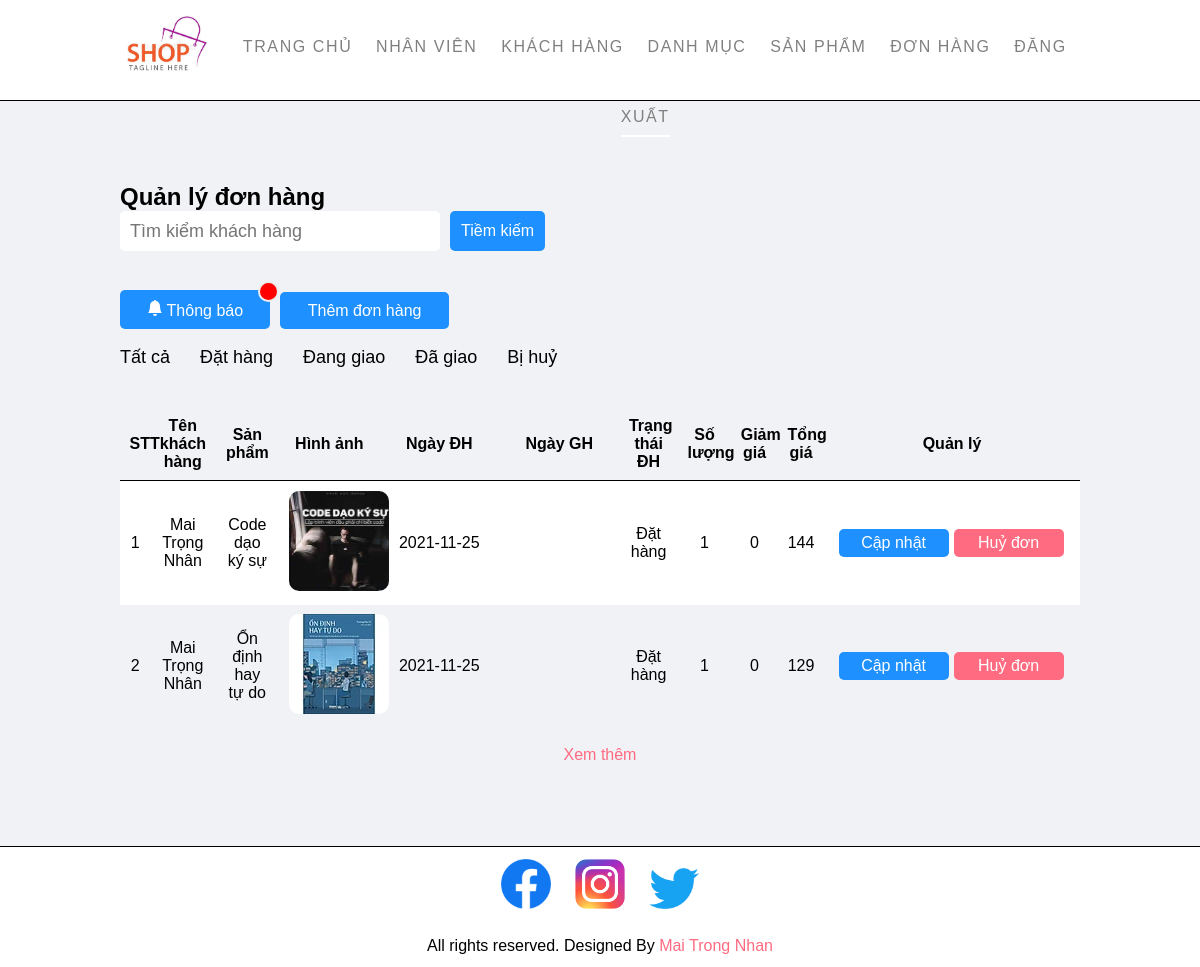
/admin/manager-order.php?filter=1 (signed in), run on the app's committed database.
### tables this page shows
CREATE TABLE `DatHang` (
  `SoDonDH` int(5) NOT NULL,
  `MSKH` int(5) DEFAULT NULL,
  `MSNV` int(5) DEFAULT NULL,
  `MaDC` int(5) DEFAULT NULL,
  `NgayDH` date DEFAULT NULL,
  `NgayGH` date DEFAULT NULL,
  `TrangThaiDH` varchar(50) DEFAULT NULL
);

CREATE TABLE `KhachHang` (
  `MSKH` int(5) NOT NULL,
  `HoTenKH` varchar(50) DEFAULT NULL,
  `UserName` varchar(50) NOT NULL,
  `Password` varchar(50) NOT NULL,
  `TenCongTy` varchar(50) DEFAULT NULL,
  `SoDienThoai` varchar(10) DEFAULT NULL CHECK (1 = `SoDienThoai` regexp '^[0-9]{10}$'),
  `SoFax` varchar(20) DEFAULT NULL
);

CREATE TABLE `HangHoa` (
  `MSHH` int(5) NOT NULL,
  `TenHH` varchar(100) DEFAULT NULL,
  `QuyCach` varchar(2000) DEFAULT NULL,
  `Gia` int(20) DEFAULT NULL,
  `SoLuongHang` int(10) DEFAULT NULL,
  `MaLoaiHang` int(5) DEFAULT NULL
);

CREATE TABLE `HinhHangHoa` (
  `MaHinh` int(5) NOT NULL,
  `TenHinh` varchar(200) DEFAULT NULL,
  `MSHH` int(5) DEFAULT NULL
);

CREATE TABLE `ChiTietDatHang` (
  `SoDonDH` int(5) NOT NULL,
  `MSHH` int(5) NOT NULL,
  `SoLuong` int(5) DEFAULT NULL,
  `GiaDatHang` int(10) DEFAULT NULL,
  `GiamGia` int(10) DEFAULT NULL
);

### Config/connect.php (called while the page is built, shortened)
<?php
function executeSQLResult ($conn, $sql) {
    $result = mysqli_query($conn, $sql);
    $data = array();
    while ($row = mysqli_fetch_array($result)) {
        $data[] = $row;
    }
    return $data;
}
?>

### Admin/manager-order.php (the view, shortened to what this page needs)
<?php
include('./layouts/header.php');
?>
            <?php
            $conn = connectToDatabase();
            $status_order = 'Đặt hàng';
            $sql = "SELECT COUNT(SoDonDH) AS SoLuong FROM DatHang WHERE TrangThaiDH='$status_order'";
            $result = executeSQLResult($conn, $sql);
            $amount_new_order = $result[0]['SoLuong'];
            ?>
            <?php
            $status_order = 'Bị huỷ';
            $sql = "SELECT COUNT(SoDonDH) AS SoLuong FROM DatHang WHERE TrangThaiDH='$status_order'";
            ?>
<section class="main text-content">
    <div class="container">
        <h1>Quản lý đơn hàng</h1>
        <div class="search">
            <input type="text" name='search' class="search-input" placeholder="Tìm kiểm khách hàng">
            <button class="search-btn btn-primary" id="load-search-order"> Tiềm kiếm </button>
        </div>
        <br>
        <div class="group-btn-notification">
            <?php
            if ($amount_new_order > 0) {
            ?>
                <div class="on-notification"></div>
            <?php
            }
            ?>
            <button id="btn-notification" class="btn-200 btn-primary btn-add-order">
                <svg xmlns="http://www.w3.org/2000/svg" width="16" height="16" fill="currentColor" class="bi bi-bell-fill" viewBox="0 0 16 16">
                    <path d="M8 16a2 2 0 0 0 2-2H6a2 2 0 0 0 2 2zm.995-14.901a1 1 0 1 0-1.99 0A5.002 5.002 0 0 0 3 6c0 1.098-.5 6-2 7h14c-1.5-1-2-5.902-2-7 0-2.42-1.72-4.44-4.005-4.901z" />
                </svg>
                <span>Thông báo</span>
            </button>
            <a href="add-order.php" class="btn-200 btn-primary btn-add-order">Thêm đơn hàng</a>
        </div>
        <br>
        <div class="menu-filter">
            <ul>
                <a href=<?php echo URL . 'admin/manager-order.php?filter=1'; ?>>
                    <li>Tất cả</li>
                </a>
                <a href=<?php echo URL . 'admin/manager-order.php?filter=2'; ?>>
                    <li>Đặt hàng</li>
                </a>
                <a href=<?php echo URL . 'admin/manager-order.php?filter=3'; ?>>
                    <li>Đang giao</li>
                </a>
                <a href=<?php echo URL . 'admin/manager-order.php?filter=4'; ?>>
                    <li>Đã giao</li>
                </a>
                <a href=<?php echo URL . 'admin/manager-order.php?filter=5'; ?>>
                    <li>Bị huỷ</li>
                </a>
            </ul>
        </div>
        <br><br>
        <table class="tbl-manager">
            <tr>
                <th>STT</th>
                <th>Tên khách hàng</th>
                <th>Sản phẩm</th>
                <th>Hình ảnh</th>
                <th>Ngày ĐH</th>
                <th>Ngày GH</th>
                <th>Trạng thái ĐH</th>
                <th>Số lượng</th>
                <th>Giảm giá</th>
                <th>Tổng giá</th>
                <th>Quản lý</th>
            </tr>
            <?php
            if (isset($_GET['filter'])) {
                $filter = $_GET['filter'];
            } else {
                $filter = 1;
            }
            switch ($filter) {
                case 1:
                    $sql = "SELECT A.SoDonDH, B.HoTenKH, A.NgayDH, A.NgayGH, A.TrangThaiDH, E.GiamGia, E.SoLuong, E.GiaDatHang, F.TenHH, F.MSHH
                    FROM ( DatHang AS A LEFT JOIN KhachHang AS B ON A.MSKH = B.MSKH ), ChiTietDatHang AS E, HangHoa AS F
                    WHERE A.SoDonDH = E.SoDonDH
                        AND E.MSHH = F.MSHH
                        ORDER BY A.SoDonDH DESC LIMIT 10";
                    break;
            }
            $listOrder = executeSQLResult($conn, $sql);
            for ($i = 1; $i <= count($listOrder); $i++) {
                $codeProduct = $listOrder[$i - 1]['MSHH'];
                $noOrder = $listOrder[$i - 1]['SoDonDH'];
                $nameCustomer = $listOrder[$i - 1]['HoTenKH'];
                $product = $listOrder[$i - 1]['TenHH'];
                $dayOrder = $listOrder[$i - 1]['NgayDH'];
                $dayShip = $listOrder[$i - 1]['NgayGH'];
                $statusOrder = $listOrder[$i - 1]['TrangThaiDH'];
                $quality = $listOrder[$i - 1]['SoLuong'];
                $discount = $listOrder[$i - 1]['GiamGia'];
                $total = $listOrder[$i - 1]['GiaDatHang'];
                $total = strval($total);
                $sql = "SELECT * FROM HinhHangHoa WHERE MSHH = $codeProduct LIMIT 1";
                $result_image = executeSQLResult($conn, $sql);
                $image_name = $result_image[0]['TenHinh'];
                $pathImage = URL . 'images/products/' . $image_name;
                if ($i % 2 == 0) {
            ?>
                    <tr class="text-center">
                        <td><?php echo $i; ?></td>
                        <td><?php echo $nameCustomer; ?></td>
                        <td><?php echo $product; ?></td>
                        <td><a href=<?php echo $pathImage; ?>><img src=<?php echo $pathImage; ?> width="100px" height="100px" alt="No image" class="img-category"></a></td>
                        <td class="day-order"><?php echo $dayOrder; ?></td>
                        <td class="day-order"><?php echo $dayShip; ?></td>
                        <td><?php echo $statusOrder; ?></td>
                        <td><?php echo $quality; ?></td>
                        <td><?php echo $discount; ?></td>
                        <td><?php echo $total; ?></td>
                        <td>
                            <a href=<?php echo URL . "admin/update-order.php?noOrder=" . $noOrder . "&filter=" . $filter; ?> class="btn-primary">Cập nhật</a>
                            <a href=<?php echo URL . "admin/cancel-order.php?noOrder=" . $noOrder . "&filter=" . $filter; ?> class="btn-danger">Huỷ đơn</a>
                        </td>
                    </tr>
                <?php
                } else {
                ?>
                    <tr class="white text-center">
                        <td><?php echo $i; ?></td>
                        <td><?php echo $nameCustomer; ?></td>
                        <td><?php echo $product; ?></td>
                        <td><a href=<?php echo $pathImage; ?>><img src=<?php echo $pathImage; ?> width="100px" height="100px" alt="No image" class="img-category"></a></td>
                        <td class="day-order"><?php echo $dayOrder; ?></td>
                        <td class="day-order"><?php echo $dayShip; ?></td>
                        <td><?php echo $statusOrder; ?></td>
                        <td><?php echo $quality; ?></td>
                        <td><?php echo $discount; ?></td>
                        <td><?php echo $total; ?></td>
                        <td>
                            <a href=<?php echo URL . "admin/update-order.php?noOrder=" . $noOrder . "&filter=" . $filter; ?> class="btn-primary">Cập nhật</a>
                            <a href=<?php echo URL . "admin/cancel-order.php?noOrder=" . $noOrder . "&filter=" . $filter; ?> class="btn-danger">Huỷ đơn</a>
                        </td>
                    </tr>
            <?php
                }
            }
            ?>
        </table>
        <br>
        <p class="text-center pink load-more" id="load-order">Xem thêm</p>
    </div>
</section>
<?php
include('./layouts/footer.php');
?>

### Admin/css/style.css (style rules this page uses)
* { margin: 0; padding: 0; font-family: Arial, Helvetica, sans-serif; }
body { margin: 0; padding: 0; width: 100%; }
.container { width: 80%; margin: 0 auto; padding: 1%; }
.text-center { text-align: center; }
.pink { color: #ff6b81; }
.white { background-color: white; }
.btn-200 { width: 150px; border: 0; }
.btn-primary { background-color: #1e90ff; padding: 1%; border: 0; border-radius: 5px; color: white; text-decoration: none; display: block; text-align: center; }
.btn-danger { background-color: #ff6b81; padding: 1%; border-radius: 5px; color: white; text-decoration: none; display: block; text-align: center; }
a { text-decoration: none; }
.main { background-color: #f1f2f6; padding-top: 70px; padding-bottom: 70px; border-bottom: 1px solid; }
.tbl-manager { width: 100%; padding: 0; margin: 0; border-spacing: 0; }
.tbl-manager tr th { border-bottom: 1px solid black; padding: 1%; margin-left: 100px; }
.tbl-manager tr td { padding: 1%; }
.tbl-manager tr td:last-child { width: 16em; }
.tbl-manager tr td:last-child a { width: 100px; float: left; padding: 5px; margin-left: 5px; }
.img-category { border-radius: 10px; }
.menu-filter ul { list-style-type: none; font-size: 18px; }
.menu-filter ul li { font-size: 18px; float: left; margin-right: 30px; color: #000; border-bottom: 3px solid #f1f2f6; transition: 0.2s all; }
.day-order { width: 120px; }
.btn-add-order { float: left; margin-right: 10px; }
.group-btn-notification a { margin-top: 2px; }
button span { font-size: 16px; }
.on-notification { width: 17px; height: 17px; border-radius: 17px; background-color: red; border: 2px solid #ececec; position: relative; z-index: 10px; top: 12px; left: 138px; }
.load-more { cursor: pointer; }
.search { width: 100%; }
.search-input { width: 300px; height: 40px; border-radius: 5px; border: 0; font-size: 18px; padding: 0 10px 0 10px; float: left; }
.search-btn { font-size: 16px; margin-left: 10px; padding: 11px; float: left; }

### data on the page
dathang: MSKH.HoTenKH "Mai Trọng Nhân", hanghoa.TenHH "Code dạo ký sự", hinhhanghoa.TenHinh (picture), NgayDH "2021-11-25", TrangThaiDH "Đặt hàng", chitietdathang.SoLuong "1", chitietdathang.GiamGia "0", chitietdathang.GiaDatHang "144"
dathang: MSKH.HoTenKH "Mai Trọng Nhân", hanghoa.TenHH "Ổn định hay tự do", hinhhanghoa.TenHinh (picture), NgayDH "2021-11-25", TrangThaiDH "Đặt hàng", chitietdathang.SoLuong "1", chitietdathang.GiamGia "0", chitietdathang.GiaDatHang "129"
